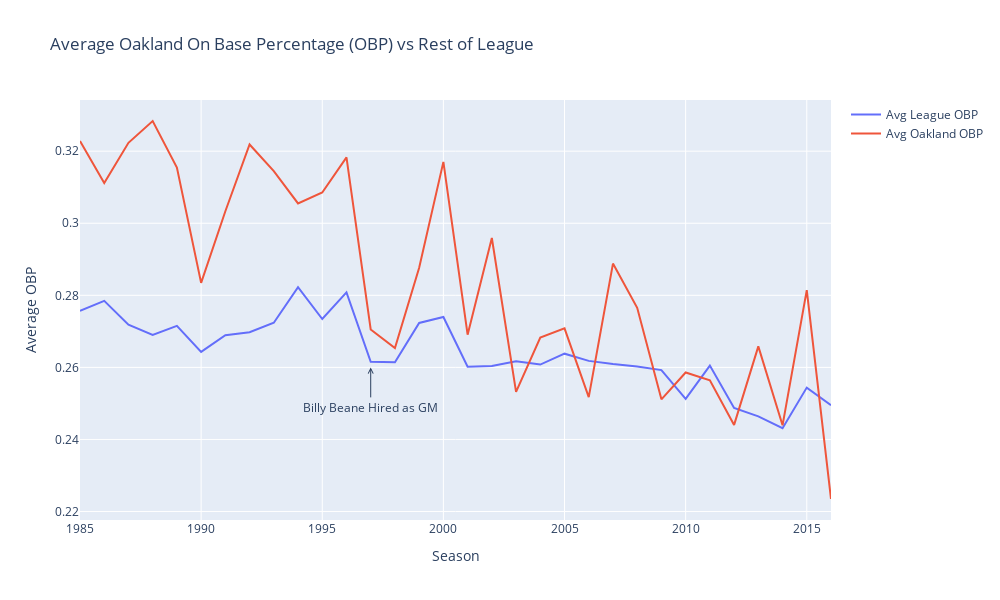

Notebook code for this chart:
### Code cell
avg_league_obp = go.Scatter(x=obp.index, y=obp['Avg_League_OBP'],
                      name='Avg League OBP')

avg_oakland_obp = go.Scatter(x=obp.index, y=obp['Avg_Oakland_OBP'],
                      name='Avg Oakland OBP')

layout = go.Layout(height=600, width=1000, 
                 title= 'Average Oakland On Base Percentage (OBP) vs Rest of League',
                 xaxis=dict(title='Season'), yaxis=dict(title='Average OBP'))

fig = go.Figure(data=[avg_league_obp, avg_oakland_obp], layout=layout)

fig.add_annotation(
            x=1997,
            y=.26,
            xref="x",
            yref="y",
            text="Billy Beane Hired as GM",
            showarrow=True,
            arrowhead=5,
            ax=0,
            ay=40
)

fig.show()

### Figure 1 — Plotly figure (JSON) as saved in the notebook; plotly's stock layout.template omitted (floating-point values rounded to 4 significant figures)
{"data": [{"name": "Avg League OBP", "type": "scatter", "x": [1985, 1986, 1987, 1988, 1989, 1990, 1991, 1992, 1993, 1994, 1995, 1996, 1997, 1998, 1999, 2000, 2001, 2002, 2003, 2004, 2005, 2006, 2007, 2008, 2009, 2010, 2011, 2012, 2013, 2014, 2015, 2016], "y": [0.2757, 0.2785, 0.2719, 0.269, 0.2715, 0.2643, 0.2689, 0.2698, 0.2724, 0.2823, 0.2734, 0.2808, 0.2615, 0.2614, 0.2723, 0.274, 0.2602, 0.2604, 0.2617, 0.2608, 0.2638, 0.2618, 0.261, 0.2603, 0.2592, 0.2513, 0.2605, 0.2487, 0.2464, 0.2431, 0.2544, 0.2495]}, {"name": "Avg Oakland OBP", "type": "scatter", "x": [1985, 1986, 1987, 1988, 1989, 1990, 1991, 1992, 1993, 1994, 1995, 1996, 1997, 1998, 1999, 2000, 2001, 2002, 2003, 2004, 2005, 2006, 2007, 2008, 2009, 2010, 2011, 2012, 2013, 2014, 2015, 2016], "y": [0.3228, 0.3111, 0.3223, 0.3284, 0.3155, 0.2835, 0.3033, 0.3219, 0.3145, 0.3055, 0.3085, 0.3183, 0.2705, 0.2653, 0.2877, 0.317, 0.2691, 0.2959, 0.2532, 0.2683, 0.2708, 0.2518, 0.2888, 0.2765, 0.2511, 0.2586, 0.2564, 0.244, 0.2658, 0.2439, 0.2814, 0.2235]}], "layout": {"annotations": [{"arrowhead": 5, "ax": 0, "ay": 40, "showarrow": true, "text": "Billy Beane Hired as GM", "x": 1997, "xref": "x", "y": 0.26, "yref": "y"}], "height": 600, "title": {"text": "Average Oakland On Base Percentage (OBP) vs Rest of League"}, "width": 1000, "xaxis": {"autorange": true, "range": [1985, 2016], "title": {"text": "Season"}, "type": "linear"}, "yaxis": {"autorange": true, "range": [0.2176, 0.3342], "title": {"text": "Average OBP"}, "type": "linear"}}}
